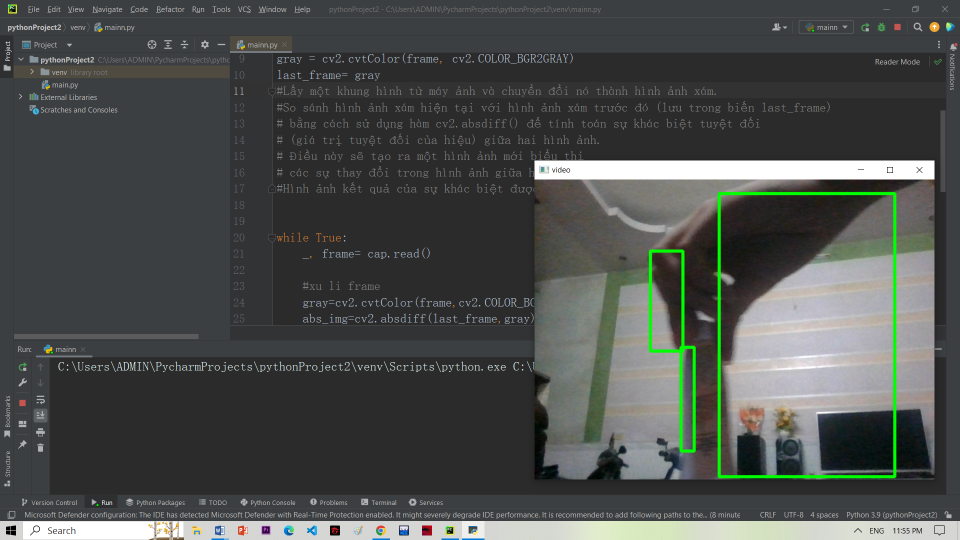
#> input picture 2_resule_motion_detection.png, 1920 x 1080 px, given in place of the camera (shown at 1/2 size)
$ python 2_motion_detection.py
#> lines starting #> are read from the running program, lines starting #| are printed output that depends on the picture
import cv2

cap=cv2.VideoCapture(0)
cap.set(cv2.CAP_PROP_FRAME_HEIGHT,480)
cap.set(cv2.CAP_PROP_FRAME_WIDTH,640)
#set camera có kích thước cố định
_, frame = cap.read()
#> frame is the input picture: shape (1080, 1920, 3); mean B, G, R 75.4, 77.8, 74.7
frame=cv2.resize(frame,(640,480))
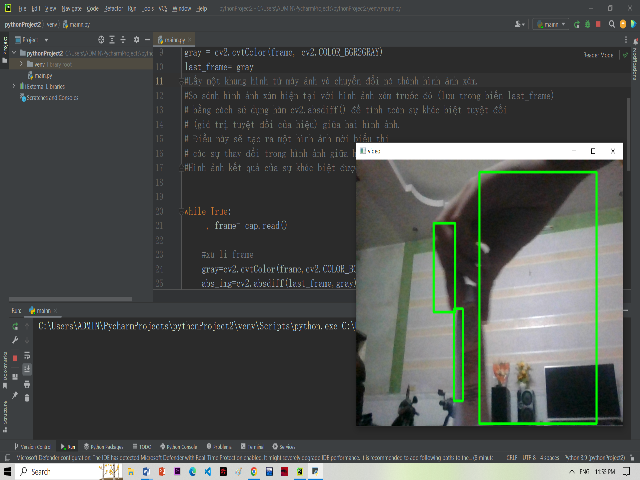
#> frame: shape (480, 640, 3); mean B, G, R 75.4, 77.8, 74.7
gray = cv2.cvtColor(frame, cv2.COLOR_BGR2GRAY)
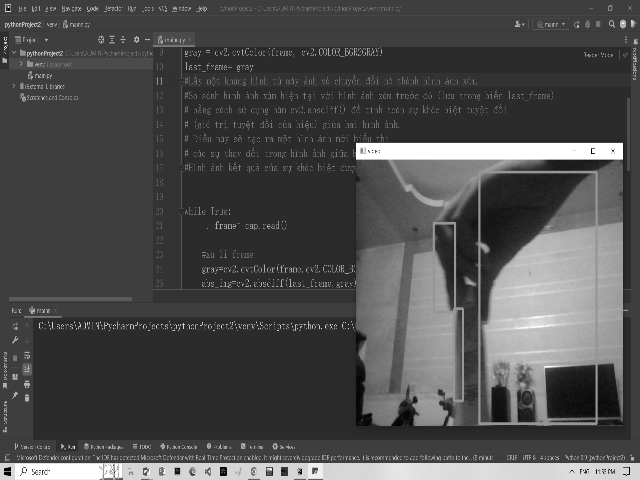
#> gray: shape (480, 640); min 0, max 255, mean 76.6
last_frame= gray
#Lấy một khung hình từ máy ảnh và chuyển đổi nó thành hình ảnh xám.
#So sánh hình ảnh xám hiện tại với hình ảnh xám trước đó (lưu trong biến last_frame)
# bằng cách sử dụng hàm cv2.absdiff() để tính toán sự khác biệt tuyệt đối
# (giá trị tuyệt đối của hiệu) giữa hai hình ảnh.
# Điều này sẽ tạo ra một hình ảnh mới biểu thị
# các sự thay đổi trong hình ảnh giữa hai khung hình liên tiếp.
#Hình ảnh kết quả của sự khác biệt được lưu trong biến abs_img.


while True:
    _, frame= cap.read()

    #xu li frame
    gray=cv2.cvtColor(frame,cv2.COLOR_BGR2GRAY)
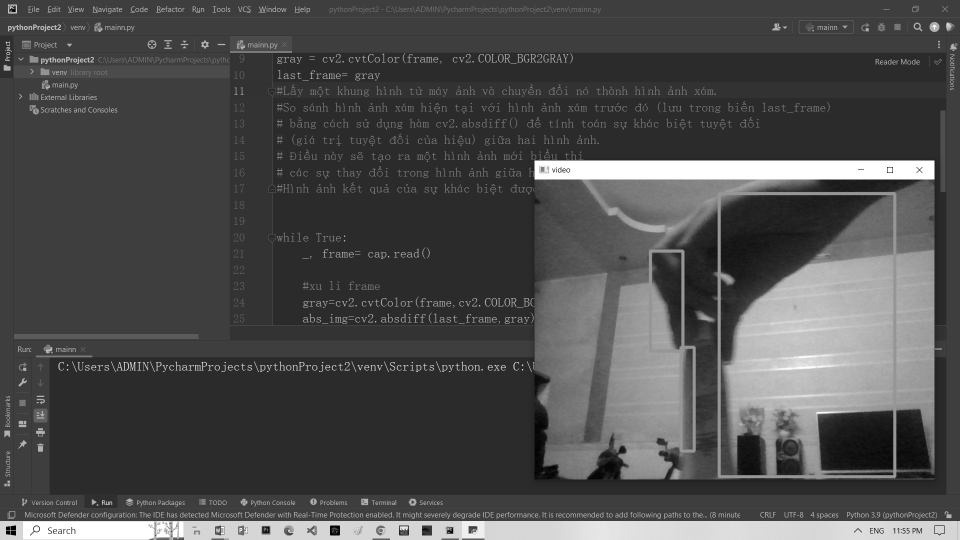
#> gray: shape (1080, 1920) (shown at 1/2 size); min 0, max 255, mean 76.5
#> (the run stopped early here; a loop or call above may not have finished)
